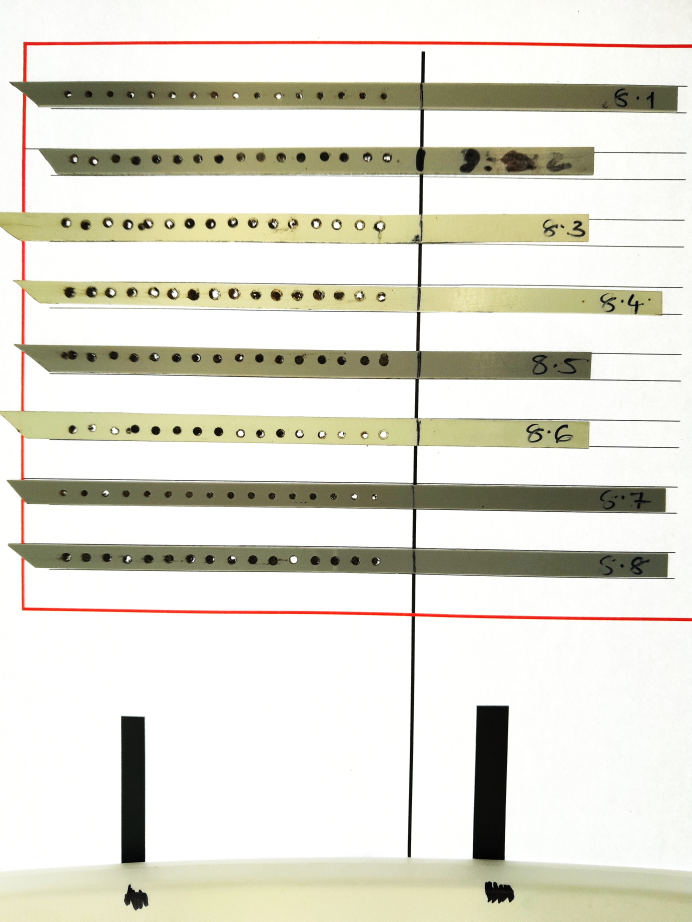
#> input picture DATA/Images/20250826_155709.jpg, 3456 x 4608 px (shown at 1/5 size)
$ python -i Image_analysis_Activity_Calculation.py   (imports and definitions only)
#> lines starting #> are read from the running program, lines starting #| are printed output that depends on the picture
"""
Detect and quantify feeding holes on bait strips (continuous scale).

Typical usage:

    python Image_analysis_Activity_Calculation.py \
        --in examples/Strips \
        --out examples/Annotated \
        --results examples/results.xlsx \
        --per-hole-csv examples/per_hole.csv
"""

import argparse
from pathlib import Path
from typing import List, Tuple, Optional

import cv2
import numpy as np
import pandas as pd

# Accepted image extensions (case-insensitive)
VALID_EXTS = {".jpg", ".jpeg", ".png", ".tif", ".tiff"}

# Expected holes per strip; used for QA / interpretation
EXPECTED_HOLES = 16


# [14 lines left out: function is_within_bounds, not called in this run]


def find_strip_folders(strips_path: Path) -> List[Path]:
    """Return all subfolders that contain strip images."""
    return sorted([p for p in strips_path.iterdir() if p.is_dir()])


# [29 lines left out: functions find_images_in_folder, save_dataframe, not called in this run]


def process_strip_image(
    image_path: Path,
    output_subfolder: Path,
) -> Tuple[dict, List[dict]]:
    """
    Process one strip image on a continuous scale.

    Returns:
        per_strip_row: dict with per-strip metrics
        per_hole_rows: list of dicts with per-hole details
    """
#> called with image_path = 'DATA/Images/20250826_155709.jpg', output_subfolder = 'out.png'
    per_hole_rows: List[dict] = []

    image = cv2.imread(str(image_path), cv2.IMREAD_COLOR)
#> image is the input picture: shape (4608, 3456, 3); mean B, G, R 211, 222.5, 224.4
    if image is None:
        print(f"Warning: unreadable image {image_path}")
        return {
            "Strip Name": image_path.name,
            "Original File Name": image_path.stem,
            "Tone": "",
            "QA": "fail",
            "Reason": "unreadable_image",
            "DetectedHoles": 0,
            "MeanHolePct_Detected": 0.0,
            "SumHoleFrac": 0.0,
            "MeanStripFraction_16": 0.0,
        }, per_hole_rows

    gray = cv2.cvtColor(image, cv2.COLOR_BGR2GRAY)
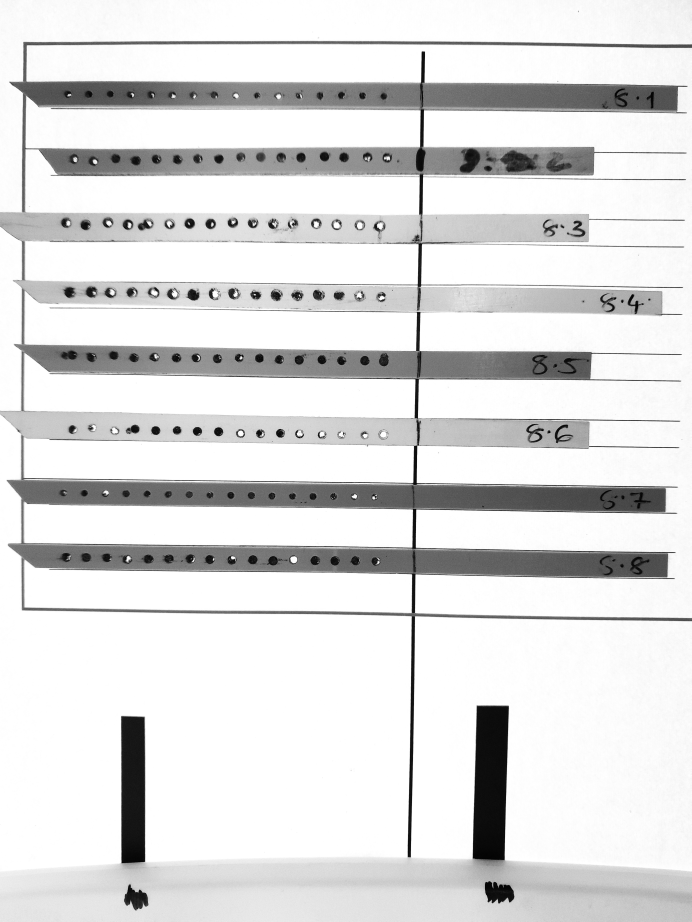
#> gray: shape (4608, 3456) (shown at 1/5 size); min 0, max 255, mean 221.8
    height, width = gray.shape
#> height = 4608; width = 3456

    # Tone from filename suffix (-w / -g), case-insensitive
#> (the run stopped early here; a loop or call above may not have finished)
